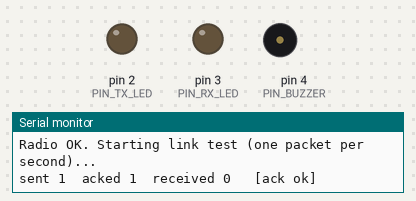
This sketch was run on a simulated Arduino Nano, built with avr-gcc and run on an emulated ATmega328P. Shown: output pins drawn as LEDs (lit = HIGH), buzzer (waves = sounding), the last lines printed to the serial monitor. Random numbers use the default seed unless the sketch sets one; no radio packets arrive unless stated.

Above: at 1.8 s.
At 22.04 s:
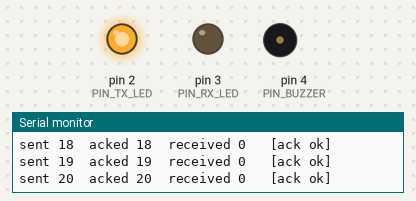
Timing chart, 0 to 22.6 s (numbered marks = the images above):
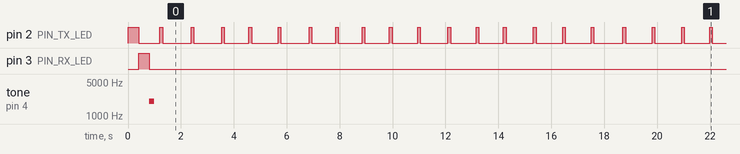

Measured:
- by itself, pin 2 (PIN_TX_LED): moves between LOW and HIGH, repeating every 18.6 s

The sketch:

New_Text_Document.txt.ino
```cpp
/*
 * STEP 1 - HARDWARE + RADIO LINK TEST   (flash this BEFORE radio_chat)
 *
 * Flash this SAME sketch onto BOTH Arduino Nanos.
 * On ONE of them set:  #define NODE 1   (leave the other at NODE 0)
 *
 * What it does:
 *   1. Blinks the TX LED, then the RX LED, then beeps  -> proves LEDs + buzzer work
 *   2. Checks the nRF24 chip answers over SPI           -> proves radio wiring/power
 *   3. Every second each board sends one packet to the other and prints:
 *        sent / acked / received
 *      If both boards show acked ~= sent and received is growing, the link works
 *      in BOTH directions and you can move on to radio_chat.
 *
 * Open the Serial Monitor at 115200 baud.
 * Library: "RF24" by TMRh20 (Tools > Manage Libraries), version 1.4.x or newer.
 *
 * ======================================================================
 *  HARDWARE SECTION (identical on BOTH Arduinos)
 * ======================================================================
 *
 *  PARTS PER ARDUINO
 *    1x Arduino Nano, 1x nRF24L01 module, 1x red LED (TX), 1x green LED (RX),
 *    2x resistor 220-330 ohm, 1x small buzzer, 1x capacitor 10uF (or bigger),
 *    breadboard + jumper wires.
 *
 *  PIN SUMMARY
 *    D2   -> TX LED (through a resistor)
 *    D3   -> RX LED (through a resistor)
 *    D4   -> Buzzer +
 *    D9   -> nRF24 CE
 *    D10  -> nRF24 CSN
 *    D11  -> nRF24 MOSI
 *    D12  -> nRF24 MISO
 *    D13  -> nRF24 SCK
 *    3.3V -> nRF24 VCC      (NEVER 5V - it destroys the module)
 *    GND  -> nRF24 GND, LED short legs, Buzzer -, capacitor -
 *
 *  nRF24L01:   GND->GND   VCC->3.3V   CE->D9   CSN->D10
 *              SCK->D13   MOSI->D11   MISO->D12   IRQ->(not connected)
 *
 *              antenna side (top)
 *            +------------------+
 *      GND 1 | [GND]  [VCC]     | 2 VCC
 *       CE 3 | [CE ]  [CSN]     | 4 CSN
 *      SCK 5 | [SCK]  [MOSI]    | 6 MOSI
 *     MISO 7 | [MISO] [IRQ]     | 8 IRQ
 *            +------------------+
 *      (check the labels printed on YOUR module - layouts vary)
 *
 *  Capacitor: 10uF (or 100uF) directly across the radio's VCC and GND, as
 *  close to the module as possible. Long leg (+) to VCC, stripe (-) to GND.
 *  Without it the radio browns out when it transmits - the #1 cause of
 *  "it receives but can't send" and lost acknowledgements.
 *
 *  LEDs (long leg = +, short leg = -). The resistor is REQUIRED.
 *    D2 --[220-330 ohm]--> red LED long leg,   short leg --> GND
 *    D3 --[220-330 ohm]--> green LED long leg, short leg --> GND
 *
 *  Buzzer (small one, under ~20 mA, active or passive):
 *    D4 --> Buzzer +        Buzzer - --> GND
 *
 *  All grounds must be connected together (use the breadboard GND rail).
 *  Keep the two boards 1-2 metres apart while testing (too close can
 *  overload the receivers).
 * ======================================================================
 */

#include <SPI.h>
#include <RF24.h>

#define NODE 0                         // <-- 0 on one board, 1 on the other

const uint8_t PIN_CE      = 9;
const uint8_t PIN_CSN     = 10;
const uint8_t PIN_TX_LED  = 2;
const uint8_t PIN_RX_LED  = 3;
const uint8_t PIN_BUZZER  = 4;

RF24 radio(PIN_CE, PIN_CSN);

// Each node listens on its own address and writes to the other's.
const uint8_t ADDR[2][6] = { "1Node", "2Node" };
const uint8_t CHANNEL = 76;

uint32_t sent = 0, acked = 0, received = 0;
unsigned long nextSendAt = 0;
unsigned long txLedOffAt = 0, rxLedOffAt = 0;

void setup() {
  Serial.begin(115200);
  pinMode(PIN_TX_LED, OUTPUT);
  pinMode(PIN_RX_LED, OUTPUT);
  pinMode(PIN_BUZZER, OUTPUT);

  Serial.print(F("HW test, I am NODE "));
  Serial.println(NODE);

  // --- LED and buzzer test ---
  Serial.println(F("TX LED..."));
  digitalWrite(PIN_TX_LED, HIGH); delay(400); digitalWrite(PIN_TX_LED, LOW);
  Serial.println(F("RX LED..."));
  digitalWrite(PIN_RX_LED, HIGH); delay(400); digitalWrite(PIN_RX_LED, LOW);
  Serial.println(F("Buzzer..."));
  tone(PIN_BUZZER, 2000, 200); delay(400);

  // --- Radio test ---
  if (!radio.begin()) {
    Serial.println(F("RADIO NOT RESPONDING: check wiring (CE=D9 CSN=D10 SCK=D13 MOSI=D11 MISO=D12), 3.3V power, capacitor."));
    while (1) { }
  }
  if (!radio.isChipConnected()) {
    Serial.println(F("SPI answers but the nRF24 chip is not recognised: check wiring / power / module."));
    while (1) { }
  }

  radio.setChannel(CHANNEL);
  radio.setPALevel(RF24_PA_LOW);
  radio.setDataRate(RF24_1MBPS);
  radio.setAddressWidth(5);
  radio.setCRCLength(RF24_CRC_16);
  radio.setAutoAck(true);
  radio.setRetries(5, 15);
  radio.setPayloadSize(32);
  radio.openWritingPipe(ADDR[1 - NODE]);       // talk to the other node
  radio.openReadingPipe(1, ADDR[NODE]);        // listen on my own address
  radio.startListening();

  radio.printPrettyDetails();
  randomSeed(analogRead(A0) + NODE);
  Serial.println(F("Radio OK. Starting link test (one packet per second)..."));
}

void loop() {
  unsigned long now = millis();

  // --- receive ---
  while (radio.available()) {
    uint8_t buf[32];
    radio.read(buf, sizeof(buf));
    received++;
    digitalWrite(PIN_RX_LED, HIGH);
    rxLedOffAt = now + 100;
  }

  // --- send one packet per second (with a little random jitter) ---
  if ((long)(now - nextSendAt) >= 0) {
    uint8_t buf[32] = { 0 };
    buf[0] = (uint8_t)sent;
    digitalWrite(PIN_TX_LED, HIGH);
    radio.stopListening();
    bool ok = radio.write(buf, sizeof(buf));
    radio.startListening();
    txLedOffAt = millis() + 100;
    sent++;
    if (ok) acked++;

    Serial.print(F("sent "));     Serial.print(sent);
    Serial.print(F("  acked "));   Serial.print(acked);
    Serial.print(F("  received ")); Serial.print(received);
    Serial.println(ok ? F("   [ack ok]") : F("   [NO ACK]"));

    nextSendAt = millis() + 1000 + random(0, 200);
  }

  if ((long)(now - txLedOffAt) >= 0) digitalWrite(PIN_TX_LED, LOW);
  if ((long)(now - rxLedOffAt) >= 0) digitalWrite(PIN_RX_LED, LOW);
}
```
